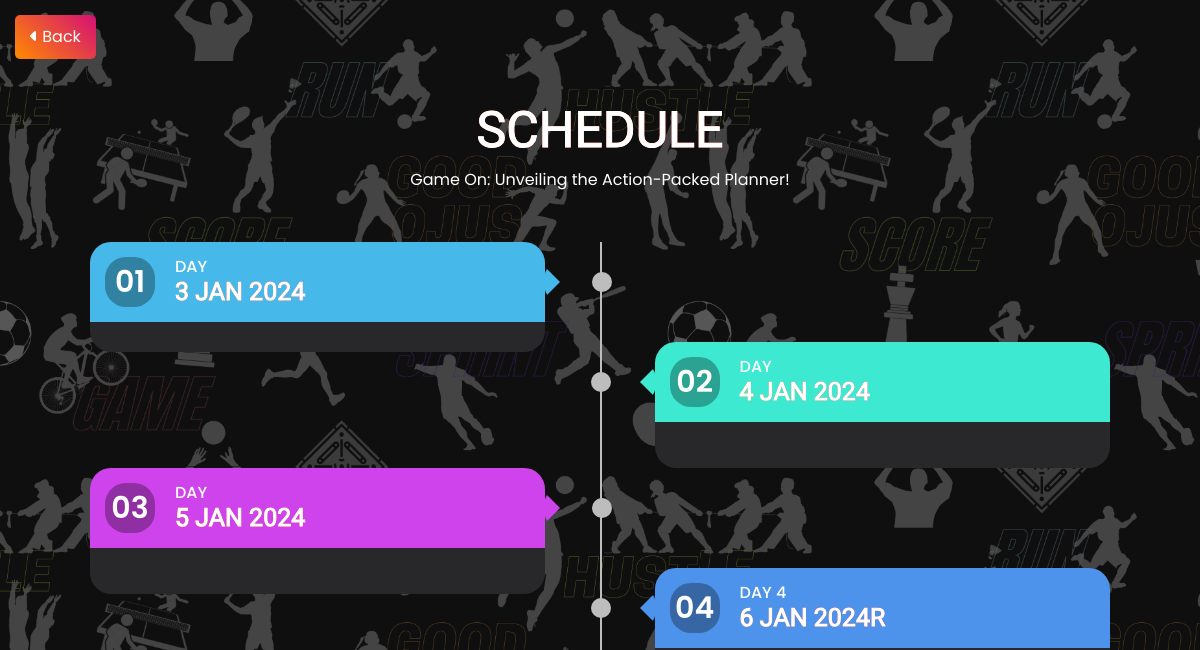
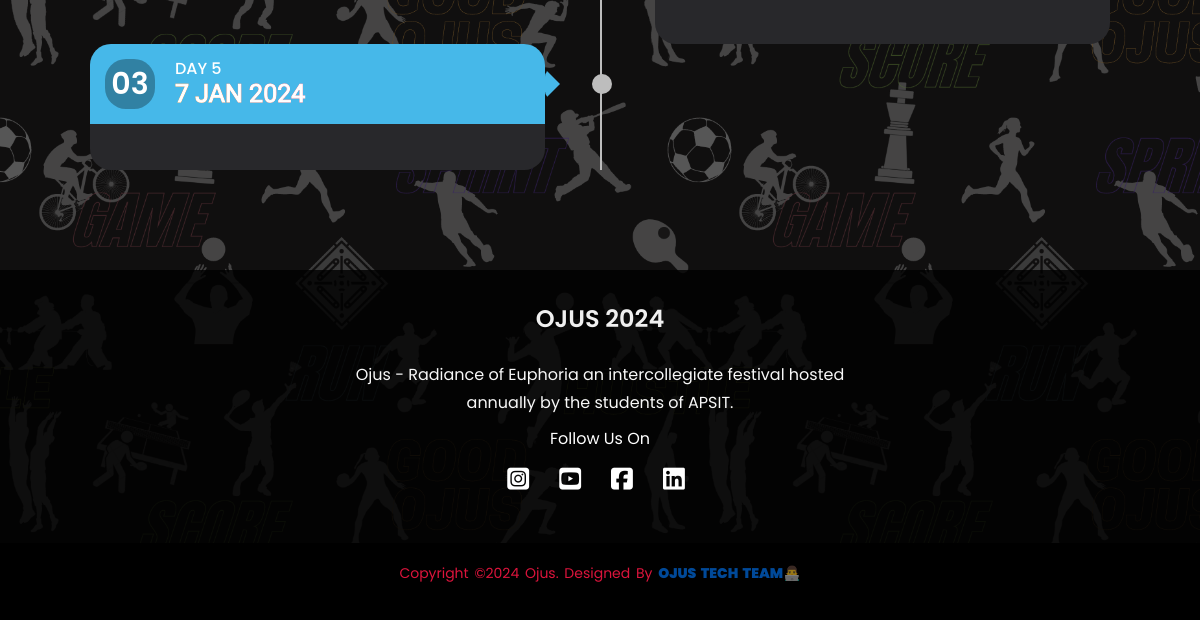
Before: /schedule with the older database file (2 pictures, top to bottom).
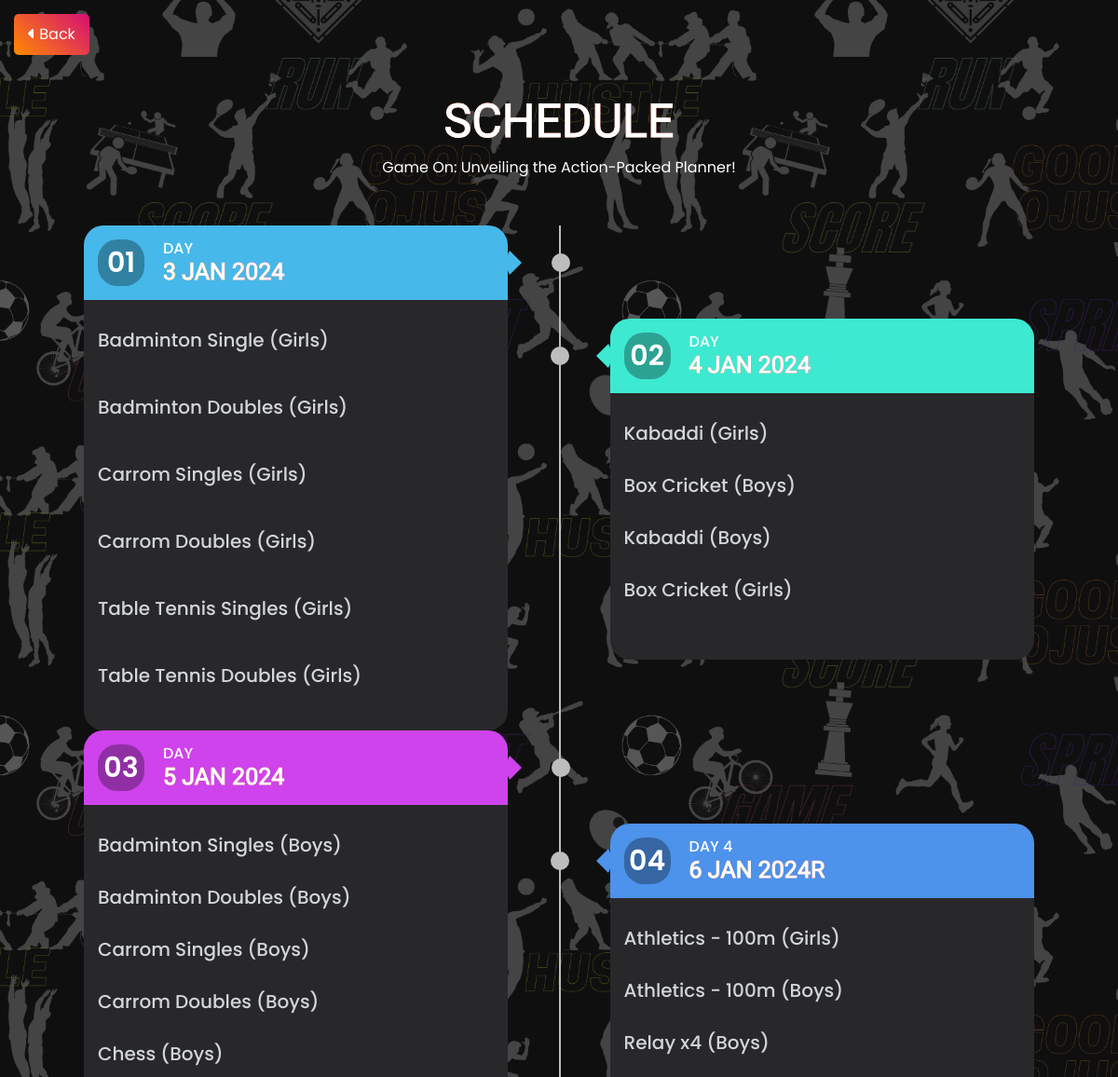
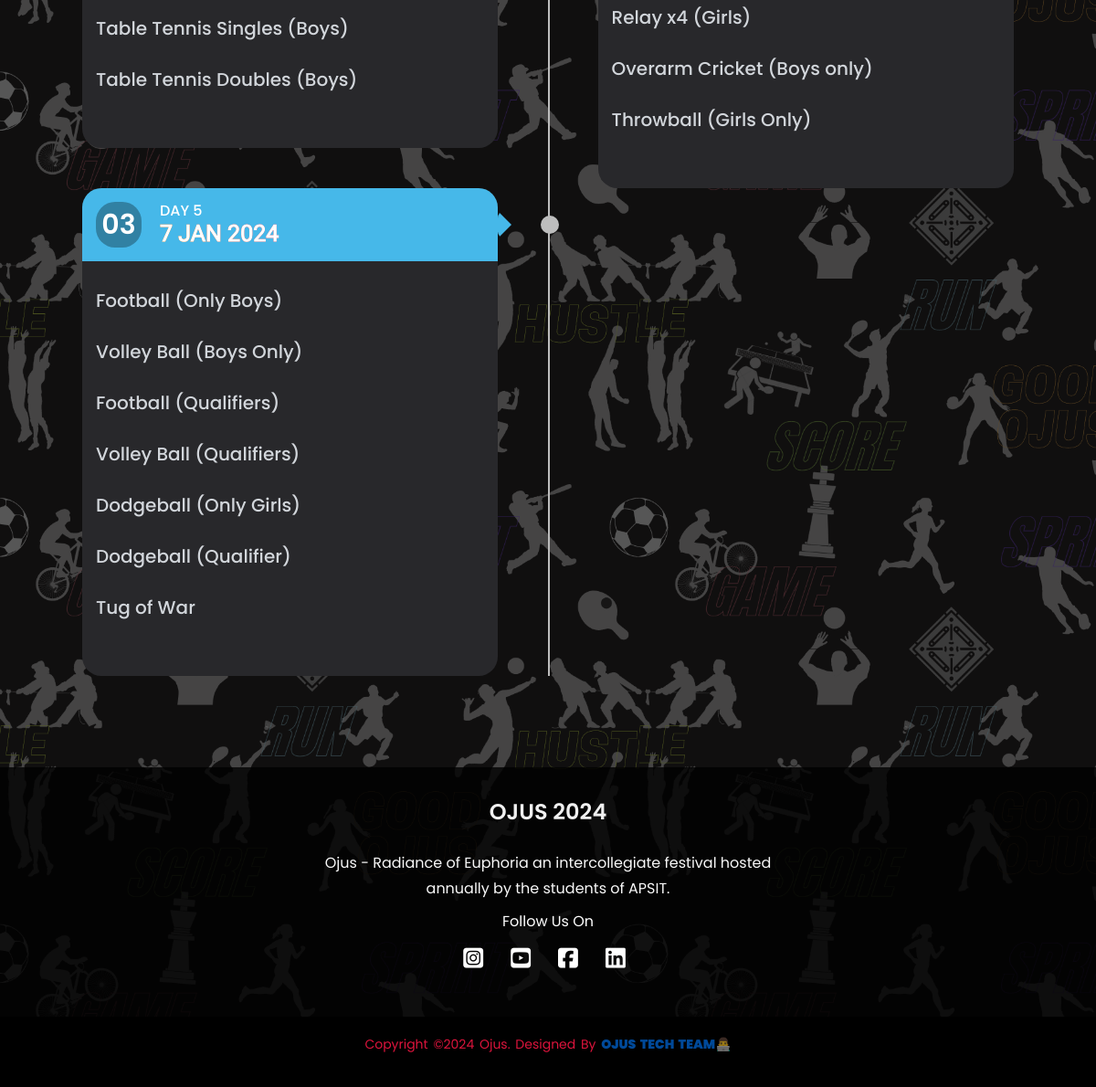
After: the same page with the newer database file (2 pictures, top to bottom).
### core/models.py (models this page shows, shortened)
class Event(models.Model):
    name = models.CharField(null=True, max_length=200)
    desc = models.TextField(null=True, max_length= 200)
    venue = models.CharField(null=True, max_length= 200)
    date = models.DateField()
    time = models.TimeField()
    is_doubles = models.BooleanField(default = False)
    is_team = models.BooleanField(default = False)
    img = models.ImageField(upload_to='images', null=True, blank=True, default='logo.png')
    slug = models.SlugField(default="", null=False)

### core/views.py (the view)
# urls.py: path('schedule', views.schedule, name='schedule'),
def schedule(request):
    user = request.user
    day1 = Event.objects.filter(date=date(2024, 1, 3))
    day2 = Event.objects.filter(date=date(2024, 1, 4))
    day3 = Event.objects.filter(date=date(2024, 1, 5))
    day4 = Event.objects.filter(date=date(2024, 1, 6))
    day5 = Event.objects.filter(date=date(2024, 1, 7))
    context = {
        'day1': day1,
        'day2': day2,
        'day3': day3,
        'day4': day4,
        'day5': day5,
        'user': user,
    }
    return render(request, 'core/schedule.html', context)

### templates/core/schedule.html (shortened to what this page needs)
{% extends 'base.html' %}
{% block content %}
{% load static %}
<link rel="stylesheet" href="{% static 'css/bootstrap.min.css' %}">
<link rel="stylesheet" href="{% static 'css/styl2.css' %}">
<link rel="stylesheet" href="{% static 'css/aos.css' %}">
<link href="{% static 'fontawesomefree/css/fontawesome.css' %}" rel="stylesheet" type="text/css">
<link href="{% static 'fontawesomefree/css/brands.css' %}" rel="stylesheet" type="text/css">
<link href="{% static 'fontawesomefree/css/solid.css' %}" rel="stylesheet" type="text/css">
<link rel="stylesheet" href="{% static 'css/schedule.css' %}">
<link rel="stylesheet" href="{% static 'css/aos.css' %}">
    <div id="back-to-home" onclick="window.location.href='{{ request.META.HTTP_REFERER }}'"><i class="fa-solid fa-caret-left"></i> Back</div>
    <div class="timeline">
        <div class="timeline_info">
            <h2>SCHEDULE</h2>
            <p>Game On: Unveiling the Action-Packed Planner!</p>
        </div>
        <div class="container">
            <div class="row timeline_bar">
                <div class="col-sm-6" data-aos="fade-up">
                    <div class="timeline_card">
                        <div class="card_header">
                            <div class="card_number">01</div>
                            <div class="card_title">
                                <h6>DAY</h6>
                                <h2>3 JAN 2024</h2>
                            </div>
                        </div>
                        <div class="card_body">
                        {% for i in day1 %}
                            <p><h5>{{i.name}}</h5>
                                <br>
                        {% endfor %}
                        </div>
                    </div>
                </div>
                <div class="col-sm-6" data-aos="fade-up">
                    <div class="timeline_card">
                        <div class="card_header">
                            <div class="card_number">02</div>
                            <div class="card_title">
                                <h6>DAY</h6>
                                <h2>4 JAN 2024</h2>
                            </div>
                        </div>
                        <div class="card_body">
                            <p>
                                {% for i in day2%}
                                <h5> {{i.name}} </h5><br>
                                {% endfor %}
                        </p>
                        </div>
                    </div>
                </div>
                <div class="col-sm-6" data-aos="fade-up">
                    <div class="timeline_card">
                        <div class="card_header">
                            <div class="card_number">03</div>
                            <div class="card_title">
                                <h6>DAY</h6>
                                <h2>5 JAN 2024</h2>
                            </div>
                        </div>
                        <div class="card_body">
                            <p>
                                {% for i in day3 %}
                                <h5>{{i.name}}</h5><br>
                                {% endfor %}
                        </p>
                        </div>
                    </div>
                </div>
                <div class="col-sm-6" data-aos="fade-up">
                    <div class="timeline_card">
                        <div class="card_header">
                            <div class="card_number">04</div>
                            <div class="card_title">
                                <h6>DAY 4</h6>
                                <h2>6 JAN 2024r</h2>
                            </div>
                        </div>
                        <div class="card_body">
                            <p>
                                {% for i in day4 %}
                                <h5>{{i.name}}</h5><br>
                                {% endfor %}
                        </p>
                        </div>
                    </div>
                </div>
                                <div class="col-sm-6" data-aos="fade-up">
                    <div class="timeline_card">
                        <div class="card_header">
                            <div class="card_number">03</div>
                            <div class="card_title">
                                <h6>DAY 5</h6>
                                <h2>7 JAN 2024</h2>
                            </div>
                        </div>
                        <div class="card_body">
                            <p>
                                {% for i in day5 %}
                                <h5>{{i.name}}</h5><br>
                                {% endfor %}
                        </p>
                        </div>
                    </div>
                </div>
                    </div>
                </div>
            </div>
    <footer>
        <div class="footer-content">
            <h3>OJUS 2024</h3>
            <p>Ojus - Radiance of Euphoria an intercollegiate festival hosted annually by the students of APSIT.</p>
            <span style="color: #fff;">Follow Us On</span>
            <ul class="socials">
                <li><a href="https://www.instagram.com/ojus_apsit/"><i class="fa-brands fa-square-instagram" id='insta'></i></a></li>
                <li><a href="https://www.youtube.com/@ojus-radianceofeuphoria5292"><i class="fa-brands fa-square-youtube" id='yt'></i></a></li>
                <li><a href="https://www.facebook.com/ojusapsit/"><i class="fa-brands fa-square-facebook" id='fb'></i></a></li>
                <li><a href="https://www.linkedin.com/company/ojus-apsit/about/"><i class="fa-brands fa-linkedin" id='ldn'></i></a></li>
            </ul>
        </div>
        <div class="footer-bottom">
            <p>copyright &copy;2024 Ojus. designed by <span><a href="{% url 'team' %}">Ojus tech team👨‍💻</a></span></p>
        </div>
        </footer>
{% endblock %}

### templates/base.html (shortened to what this page needs)
<!DOCTYPE html>
{% load static %}
<html lang="en">
<head>
  <body>
  </body>
    <link href="https://cdn.jsdelivr.net/npm/bootstrap@5.2.0/dist/css/bootstrap.min.css" rel="stylesheet"
 />
      <link href="{% static 'fontawesomefree/css/fontawesome.css' %}" rel="stylesheet" type="text/css">
    <link href="{% static 'fontawesomefree/css/brands.css' %}" rel="stylesheet" type="text/css">
    <link href="{% static 'fontawesomefree/css/solid.css' %}" rel="stylesheet" type="text/css">
  </head>
<body>
    {% block content %}
    {% endblock %}
</body>
</html>

### static/css/styl2.css (style rules this page uses)
* { margin: 0; padding: 0; font-family: 'Segoe UI', Tahoma, Geneva, Verdana, sans-serif; }
body { position: relative; background-image: url("../static/assets/doodles-bg.png"); background-repeat: repeat; background-size: 700px; display: flex; flex-direction: column; overflow-x: hidden; user-select: none; }
body::before { content: ""; position: absolute; top: 0; left: 0; width: 100%; height: 100%; background-color: rgba(0, 0, 0, 0.6); z-index: -2; }
.hero h1,h2 { font-family: 'Rubik Doodle Shadow', sans-serif; color: transparent; background: linear-gradient(45deg, #ff8a00, #e52e71); -webkit-text-stroke:1px #fff ; -webkit-background-clip: text; background-clip: text; background-position: 0 0; }
footer { background-color:rgba(0, 0, 0, 0.8); padding-top: 25px; }
.footer-content { display: flex; align-items: center; justify-content: center; flex-direction: column; text-align: center; }
.footer-content h3 { font-family: 'Poppins', sans-serif; font-size: 1.5rem; font-weight: 600; text-transform: capitalize; line-height: 3rem; color: #f0f0f0; }
.footer-content p { font-family:'Poppins', serif; max-width: 500px; margin: 10px auto; line-height: 28px; font-size: 16px; color: #f8f8f8; }
.socials { list-style: none; display: flex; align-items: center; justify-content: center; margin: 1rem 0 3rem 0; padding-right: 40px; }
.socials li { margin: 0 15px; }
.socials a { text-decoration: none; color: #fff; }
.socials a i { font-size: 25px; transition: color .4s ease; }
.footer-bottom { background: #000; width: 100vw; padding: 20px 0; text-align: center; }
.footer-bottom p { font-family: 'Poppins', sans-serif; font-size: 14px; word-spacing: 2px; text-transform: capitalize; color: crimson; }
.footer-bottom span a { font-family: 'Poppins', sans-serif; text-transform: uppercase; opacity: 0.6; font-weight: 1000; text-decoration: none; }

Changed rows visible on the page:
added Event: name "Badminton Single (Girls)", shown under "3 JAN 2024"
added Event: name "Badminton Doubles (Girls)", shown under "3 JAN 2024"
added Event: name "Carrom Singles (Girls)", shown under "3 JAN 2024"
added Event: name "Carrom Doubles (Girls)", shown under "3 JAN 2024"
added Event: name "Table Tennis Singles (Girls)", shown under "3 JAN 2024"
added Event: name "Table Tennis Doubles (Girls)", shown under "3 JAN 2024"
added Event: name "Kabaddi (Girls)", shown under "4 JAN 2024"
added Event: name "Box Cricket (Boys)", shown under "4 JAN 2024"
added Event: name "Kabaddi (Boys)", shown under "4 JAN 2024"
added Event: name "Box Cricket (Girls)", shown under "4 JAN 2024"
added Event: name "Badminton Singles (Boys)", shown under "5 JAN 2024"
added Event: name "Badminton Doubles (Boys)", shown under "5 JAN 2024"
added Event: name "Carrom Singles (Boys)", shown under "5 JAN 2024"
added Event: name "Carrom Doubles (Boys)", shown under "5 JAN 2024"
added Event: name "Chess (Boys)", shown under "5 JAN 2024"
added Event: name "Table Tennis Singles (Boys)", shown under "5 JAN 2024"
added Event: name "Table Tennis Doubles (Boys)", shown under "5 JAN 2024"
added Event: name "Athletics - 100m (Girls)", shown under "6 JAN 2024R"
added Event: name "Athletics - 100m (Boys)", shown under "6 JAN 2024R"
added Event: name "Relay x4 (Boys)", shown under "6 JAN 2024R"
added Event: name "Relay x4 (Girls)", shown under "6 JAN 2024R"
added Event: name "Overarm Cricket (Boys only)", shown under "6 JAN 2024R"
added Event: name "Throwball (Girls Only)", shown under "6 JAN 2024R"
added Event: name "Football (Only Boys)", shown under "7 JAN 2024"
added Event: name "Volley Ball (Boys Only)", shown under "7 JAN 2024"
added Event: name "Football (Qualifiers)", shown under "7 JAN 2024"
added Event: name "Volley Ball (Qualifiers)", shown under "7 JAN 2024"
added Event: name "Dodgeball (Only Girls)", shown under "7 JAN 2024"
added Event: name "Dodgeball (Qualifier)", shown under "7 JAN 2024"
added Event: name "Tug of War", shown under "7 JAN 2024"
